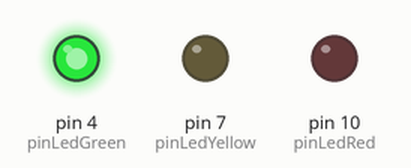
Simulated run of this sketch. Board: Arduino Uno, built with avr-gcc and run on an emulated ATmega328P. Shown: output pins drawn as LEDs (lit = HIGH).

Above: at 1.5 s.
At 4.0 s:
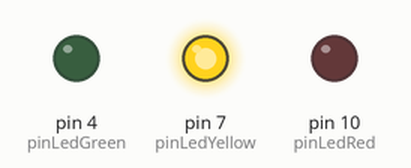
At 7.5 s:
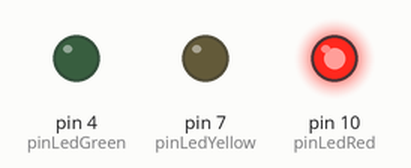
Timing chart, 0 to 13.0 s (numbered marks = the images above):
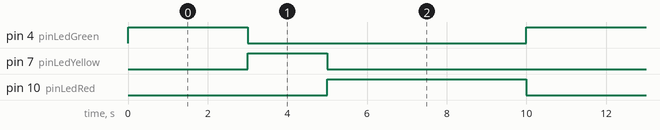

Measured:
- by itself, pin 4 (pinLedGreen): alternates HIGH for 3.0 s and LOW for 7.0 s
- by itself, pin 7 (pinLedYellow): alternates HIGH for 2.0 s and LOW for 8.0 s
- by itself, pin 10 (pinLedRed): alternates HIGH for 5.0 s and LOW for 5.0 s

The sketch:

semaforo_sem_delay1.ino
```cpp
#define pinLedRed 10
#define pinLedYellow 7
#define pinLedGreen 4
#define tempoRed 5000
#define tempoYellow 2000
#define tempoGreen 3000


unsigned long tempoAtual;
unsigned long tempoInicial = 0;
char faseSemaforo = 0;

void setup()
{
  pinMode (pinLedRed, OUTPUT);
  pinMode (pinLedYellow, OUTPUT);
  pinMode (pinLedGreen, OUTPUT);
}

void loop()
{

  tempoAtual = millis ();

  //fase 0
  if (faseSemaforo == 0){
    digitalWrite (pinLedRed, LOW);
    digitalWrite (pinLedGreen, HIGH);
    digitalWrite (pinLedYellow, LOW);

   if (tempoAtual - tempoInicial >= tempoGreen)
  {
    tempoInicial = tempoAtual;
    faseSemaforo = 1;
  }
  }

  //fase 1
  if (faseSemaforo == 1){
    digitalWrite (pinLedRed, LOW);
    digitalWrite (pinLedGreen, LOW);
    digitalWrite (pinLedYellow, HIGH);

    if (tempoAtual - tempoInicial >= tempoYellow)
    {
    tempoInicial = tempoAtual;
    faseSemaforo = 2;
  }
  }

  //fase 2
  if (faseSemaforo == 2){
   digitalWrite (pinLedRed, HIGH);
   digitalWrite (pinLedGreen, LOW);
   digitalWrite (pinLedYellow, LOW);

    if (tempoAtual - tempoInicial >= tempoRed)
  {
   tempoInicial = tempoAtual;
   faseSemaforo = 0;
  }
  }


}
```
